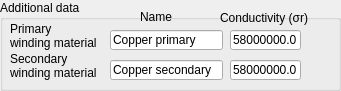
        <widget class="QGroupBox" name="AdditionalGroup">
         <property name="geometry">
          <rect>
           <x>290</x>
           <y>110</y>
           <width>341</width>
           <height>91</height>
          </rect>
         </property>
         <property name="title">
          <string>Additional data</string>
         </property>
         <widget class="QLabel" name="ConductivityLabel_2">
          <property name="geometry">
           <rect>
            <x>220</x>
            <y>10</y>
            <width>91</width>
            <height>16</height>
           </rect>
          </property>
          <property name="text">
           <string>Conductivity (σr)</string>
          </property>
         </widget>
         <widget class="QLabel" name="PrimaryWindingMaterialLabel">
          <property name="geometry">
           <rect>
            <x>10</x>
            <y>20</y>
            <width>91</width>
            <height>31</height>
           </rect>
          </property>
          <property name="text">
           <string>Primary
winding material</string>
          </property>
         </widget>
         <widget class="QLabel" name="NameLabel_2">
          <property name="geometry">
           <rect>
            <x>140</x>
            <y>10</y>
            <width>47</width>
            <height>13</height>
           </rect>
          </property>
          <property name="text">
           <string>Name</string>
          </property>
         </widget>
         <widget class="QLineEdit" name="PrimaryWindingMaterialConductivityValue">
          <property name="geometry">
           <rect>
            <x>230</x>
            <y>30</y>
            <width>71</width>
            <height>20</height>
           </rect>
          </property>
          <property name="text">
           <string>58000000.0</string>
          </property>
         </widget>
         <widget class="QLineEdit" name="SecondaryWindingMaterialValue">
          <property name="geometry">
           <rect>
            <x>110</x>
            <y>60</y>
            <width>113</width>
            <height>20</height>
           </rect>
          </property>
          <property name="text">
           <string>Copper secondary</string>
          </property>
         </widget>
         <widget class="QLabel" name="SecondaryWindingMaterialLabel">
          <property name="geometry">
           <rect>
            <x>10</x>
            <y>50</y>
            <width>91</width>
            <height>31</height>
           </rect>
          </property>
          <property name="text">
           <string>Secondary
winding material</string>
          </property>
         </widget>
         <widget class="QLineEdit" name="SecondaryWindingMaterialConductivityValue">
          <property name="geometry">
           <rect>
            <x>230</x>
            <y>60</y>
            <width>71</width>
            <height>20</height>
           </rect>
          </property>
          <property name="text">
           <string>58000000.0</string>
          </property>
         </widget>
         <widget class="QLineEdit" name="PrimaryWindingMaterialValue">
          <property name="geometry">
           <rect>
            <x>110</x>
            <y>30</y>
            <width>113</width>
            <height>20</height>
           </rect>
          </property>
          <property name="text">
           <string>Copper primary</string>
          </property>
         </widget>
        </widget>
